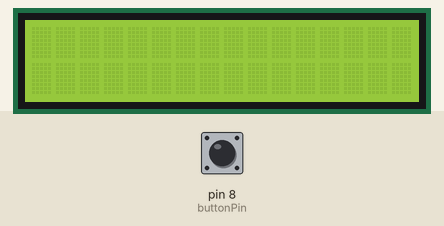
A sketch run on a simulated Arduino Uno, built with avr-gcc and run on an emulated ATmega328P. Parts: 16×2 character LCD. The inputs (shaded band) are chosen by the test bench; at power-on: pin 8 (buttonPin) LOW.

Above: at 1.2 s.
1.3 s: pin 8 (buttonPin) pulled HIGH for 3.2 s
At 2.2 s:
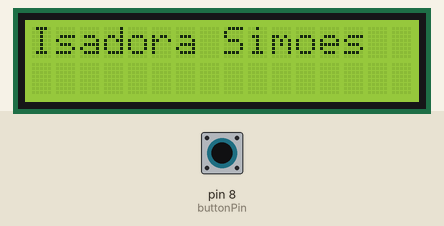
At 3.9 s:
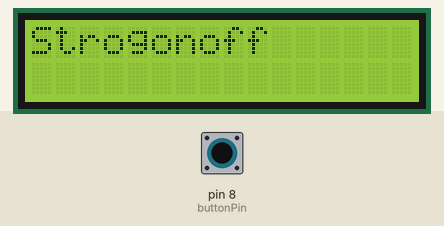
Timing chart, 0 to 5.4 s (numbered marks = the images above; inputs shaded):
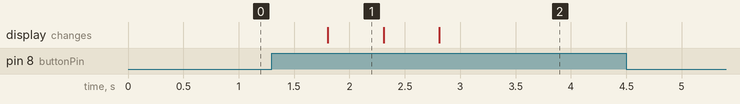

Measured:
- after the input at 1.3 s, the display: changes after 0.50 s (image 1)
- what the display in image 1 shows lasts 0.5 s, from 1.8 s to 2.3 s

The sketch:

Lab_8_level_3.ino
```cpp
#include <LiquidCrystal.h>
//Initialise the Serial LCD.
LiquidCrystal lcd( 12,11,5,4,3,2); //These pin numbers are hard coded in on the serial backpackboard.
int LCD_LIGHT_PIN=A0;
int buttonPin =8;
int hits=0;
int buttonState = 0;
int prevButtonState=0;

void setup() {
  lcd.begin (16,2);//Initialize the LCD. 16 and 2 corresponds to rows and lines
  lcd.clear();

  //set the button pin as an input
  pinMode(buttonPin,INPUT);


 }

void loop(){
 buttonState = digitalRead(buttonPin);


  if(buttonState == !prevButtonState){
    if(buttonState == HIGH){
   hits = hits+1;
    delay(500);
  }
  }

  if (hits == 1){
 // Print some text to the LCD.
 lcd.clear();
 lcd.setCursor(0, 0);
 lcd.print("Isadora Simoes");
 }
  else if (hits == 2 ){
    lcd.clear();
    lcd.setCursor(0, 0);
    lcd.print("running");
 }
  else if (hits >= 3 ){
    lcd.clear();
    lcd.setCursor(0, 0);
    lcd.print("Strogonoff");
 }

}  
```
